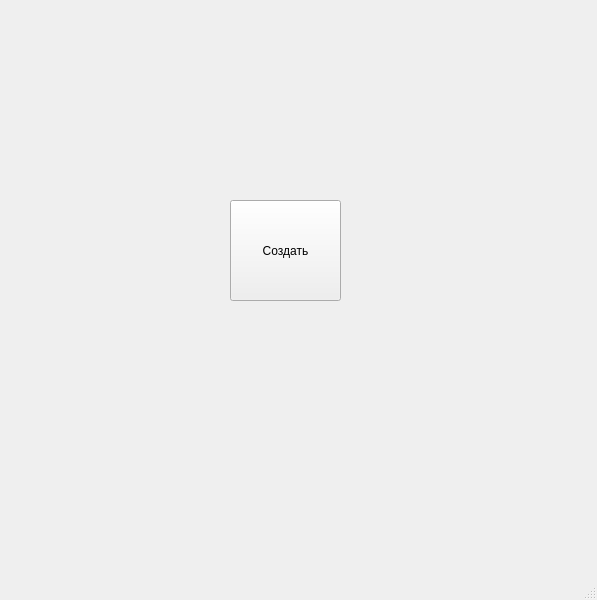
<?xml version="1.0" encoding="UTF-8"?>
<ui version="4.0">
 <class>MainWindow</class>
 <widget class="QMainWindow" name="MainWindow">
  <property name="geometry">
   <rect>
    <x>0</x>
    <y>0</y>
    <width>597</width>
    <height>600</height>
   </rect>
  </property>
  <property name="windowTitle">
   <string>MainWindow</string>
  </property>
  <widget class="QWidget" name="centralwidget">
   <widget class="QPushButton" name="pushButton">
    <property name="geometry">
     <rect>
      <x>230</x>
      <y>200</y>
      <width>111</width>
      <height>101</height>
     </rect>
    </property>
    <property name="text">
     <string>Создать</string>
    </property>
   </widget>
  </widget>
  <widget class="QMenuBar" name="menubar">
   <property name="geometry">
    <rect>
     <x>0</x>
     <y>0</y>
     <width>597</width>
     <height>21</height>
    </rect>
   </property>
  </widget>
  <widget class="QStatusBar" name="statusbar"/>
 </widget>
 <resources/>
 <connections/>
</ui>
